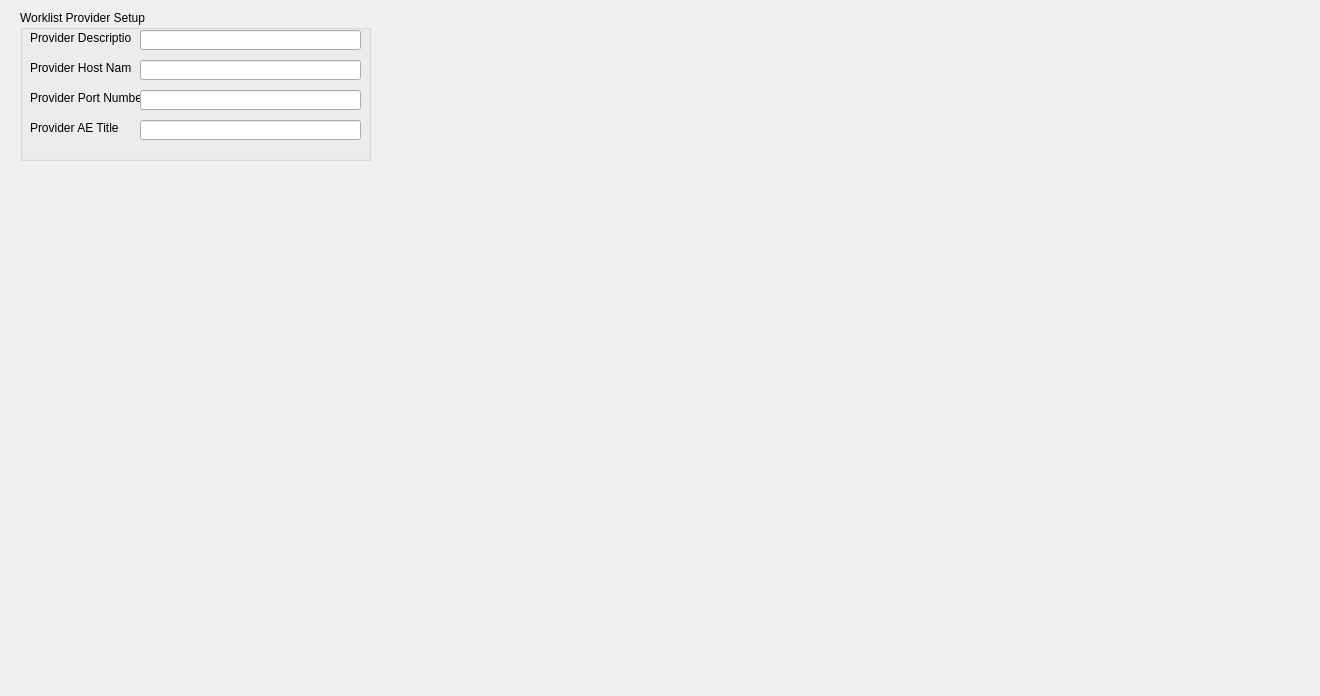
<?xml version="1.0" encoding="UTF-8"?>
<ui version="4.0">
 <class>Settings</class>
 <widget class="QDialog" name="Settings">
  <property name="geometry">
   <rect>
    <x>0</x>
    <y>0</y>
    <width>1320</width>
    <height>696</height>
   </rect>
  </property>
  <property name="windowTitle">
   <string>Dialog</string>
  </property>
  <widget class="QGroupBox" name="groupBox">
   <property name="geometry">
    <rect>
     <x>20</x>
     <y>10</y>
     <width>351</width>
     <height>151</height>
    </rect>
   </property>
   <property name="title">
    <string>Worklist Provider Setup</string>
   </property>
   <widget class="QLabel" name="label">
    <property name="geometry">
     <rect>
      <x>10</x>
      <y>20</y>
      <width>101</width>
      <height>16</height>
     </rect>
    </property>
    <property name="text">
     <string>Provider Description</string>
    </property>
   </widget>
   <widget class="QLineEdit" name="lineEdit">
    <property name="geometry">
     <rect>
      <x>120</x>
      <y>20</y>
      <width>221</width>
      <height>20</height>
     </rect>
    </property>
   </widget>
   <widget class="QLabel" name="label_2">
    <property name="geometry">
     <rect>
      <x>10</x>
      <y>50</y>
      <width>101</width>
      <height>16</height>
     </rect>
    </property>
    <property name="text">
     <string>Provider Host Name</string>
    </property>
   </widget>
   <widget class="QLineEdit" name="lineEdit_2">
    <property name="geometry">
     <rect>
      <x>120</x>
      <y>50</y>
      <width>221</width>
      <height>20</height>
     </rect>
    </property>
   </widget>
   <widget class="QLabel" name="label_3">
    <property name="geometry">
     <rect>
      <x>10</x>
      <y>80</y>
      <width>111</width>
      <height>16</height>
     </rect>
    </property>
    <property name="text">
     <string>Provider Port Number</string>
    </property>
   </widget>
   <widget class="QLineEdit" name="lineEdit_3">
    <property name="geometry">
     <rect>
      <x>120</x>
      <y>80</y>
      <width>221</width>
      <height>20</height>
     </rect>
    </property>
   </widget>
   <widget class="QLabel" name="label_4">
    <property name="geometry">
     <rect>
      <x>10</x>
      <y>110</y>
      <width>91</width>
      <height>16</height>
     </rect>
    </property>
    <property name="text">
     <string>Provider AE Title</string>
    </property>
   </widget>
   <widget class="QLineEdit" name="lineEdit_4">
    <property name="geometry">
     <rect>
      <x>120</x>
      <y>110</y>
      <width>221</width>
      <height>20</height>
     </rect>
    </property>
   </widget>
  </widget>
 </widget>
 <resources/>
 <connections/>
</ui>
